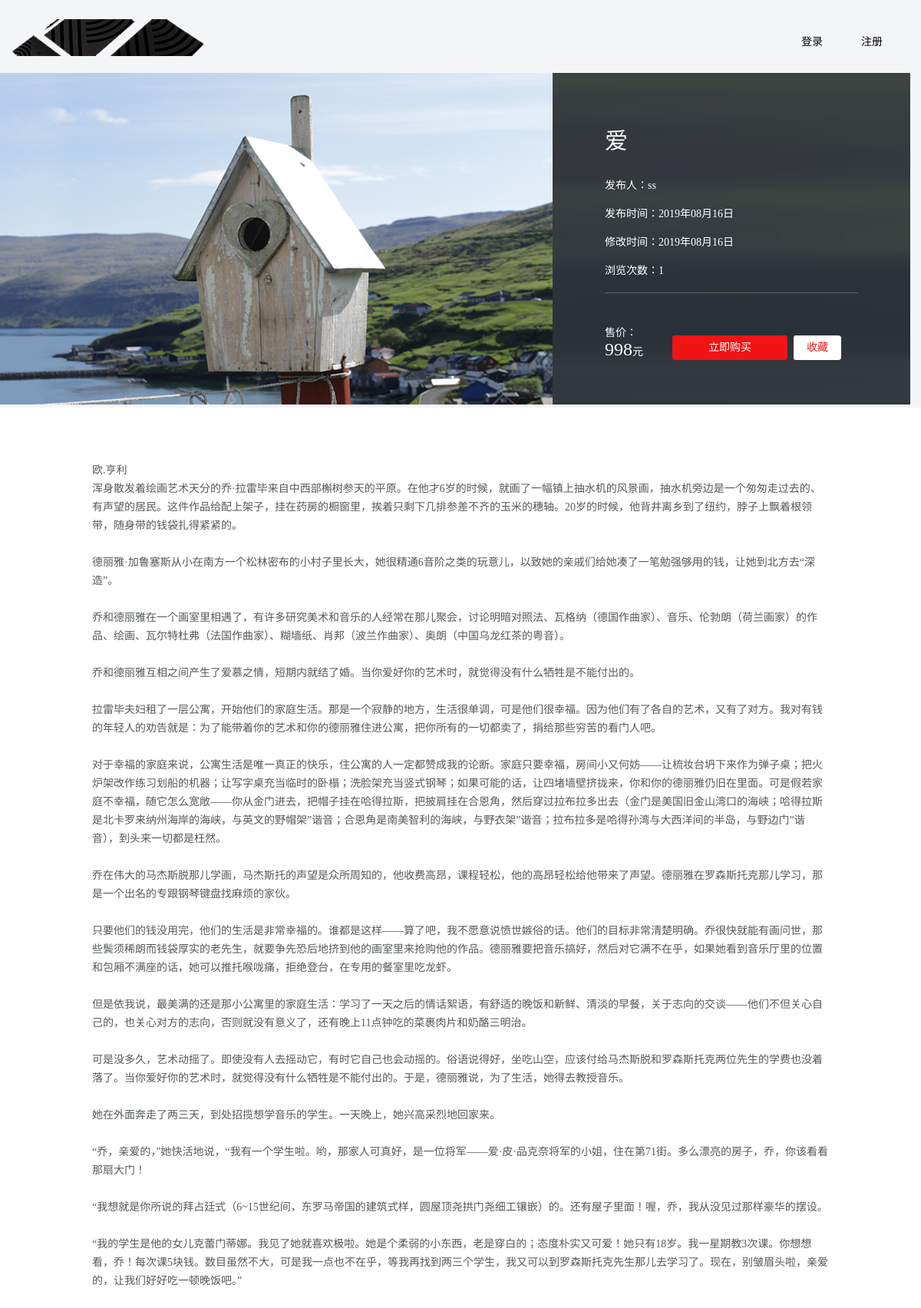
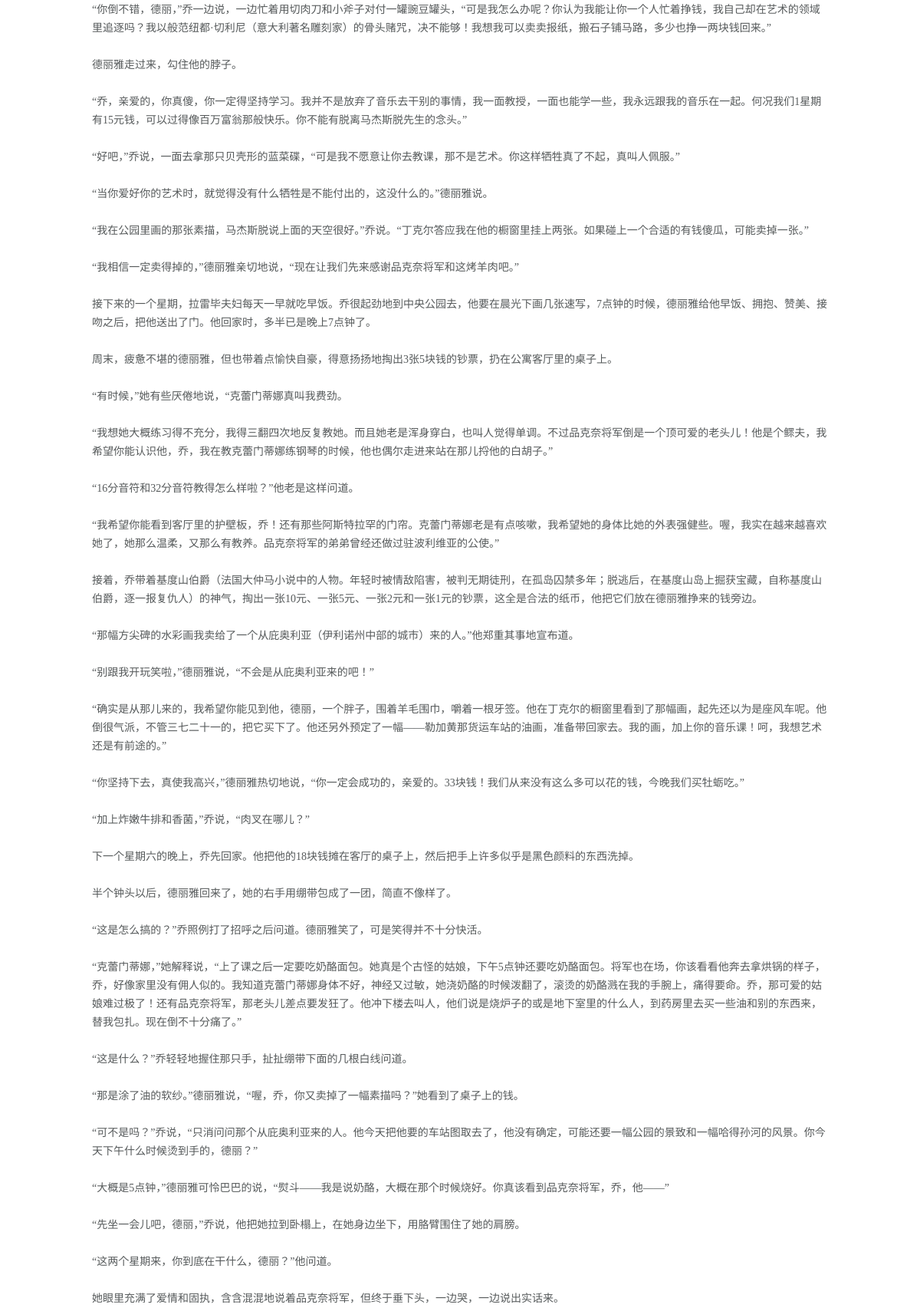
The page /detail.php?id=24 (upper part) on the database its author committed (2 pictures, top to bottom).
### tables this page shows
CREATE TABLE `im_goods` (
  `id` int(11) NOT NULL AUTO_INCREMENT COMMENT '商品id',
  `goods_name` varchar(100) DEFAULT NULL COMMENT '商品名称',
  `price` int(11) DEFAULT NULL COMMENT '商品价格',
  `pic` varchar(255) DEFAULT NULL COMMENT '商品图片',
  `des` varchar(200) DEFAULT NULL COMMENT '商品简介',
  `content` longtext COMMENT '商品详细信息',
  `user_id` int(11) DEFAULT NULL COMMENT '用户id',
  `create_time` int(11) DEFAULT NULL COMMENT '发布时间',
  `update_time` int(11) DEFAULT NULL COMMENT '修改时间',
  `goods_view` int(11) DEFAULT NULL COMMENT '浏览次数',
  PRIMARY KEY (`id`)
);

CREATE TABLE `im_user` (
  `id` int(11) NOT NULL AUTO_INCREMENT COMMENT '主键id',
  `username` varchar(50) DEFAULT NULL COMMENT '用户名',
  `password` varchar(50) DEFAULT NULL COMMENT '密码',
  `create_time` int(11) DEFAULT NULL COMMENT '创建时间',
  PRIMARY KEY (`id`)
);

### lib/fun.php (called while the page is built, shortened)
<?php
function checkLogin()
{
    if(!isset($_SESSION['user']) || empty($_SESSION['user']))
    {
        return false;
    }
    return true;
}

### detail.php (the view, shortened to what this page needs)
<?php
include_once './lib/fun.php';
if($login = checkLogin())
{
    $user = $_SESSION['user'];
}
$goodsId = isset($_GET['id']) && is_numeric($_GET['id'])?intval($_GET['id']):'';
$sql = "SELECT * FROM im_goods WHERE id = '{$goodsId}'";
$obj = mysql_query($sql);
if(!$goods = mysql_fetch_assoc($obj))
{
    msg(2,'东西不存在','index.php');
}
$sql = "SELECT * FROM im_user WHERE id = '{$goods['user_id']}'";
$obj = mysql_query($sql);
$user = mysql_fetch_assoc($obj);
?>
<!DOCTYPE html>
<html lang="en">
<head>
    <link rel="stylesheet" type="text/css" href="./static/css/common.css" />
    <link rel="stylesheet" type="text/css" href="./static/css/detail.css" />
</head>
<body class="bgf8">
<div class="header">
    <div class="logo f1">
        <img src="./static/image/logo.png">
    </div>
    <div class="auth fr">
        <ul>
            <?php if($login):?>
                <li><span>管理员: <?php echo $user['username'] ?></span></li>
                <li><a href="publish.php">发布</a></li>
                <li><a href="login_out.php">退出</a></li>
            <?php else: ?>
                <li><a href="login.php">登录</a></li>
                <li><a href="register.php">注册</a></li>
            <?php endif; ?>
    </div>
</div>
<div class="content">
    <div class="section" style="margin-top:20px;">
        <div class="width1200">
            <div class="fl"><img src="<?php echo $goods['pic']?>" width="720px" height="432px"/></div>
            <div class="fl sec_intru_bg">
                <dl>
                    <dt><?php echo $goods['goods_name']?></dt>
                    <dd>
                        <p>发布人：<span><?php echo $user['username']?></span></p>
                        <p>发布时间：<span><?php echo date('Y年m月d日',$goods['create_time'])?></span></p>
                        <p>修改时间：<span><?php echo date('Y年m月d日',$goods['update_time'])?></span></p>
                        <p>浏览次数：<span><?php echo $goods['goods_view']?></span></p>
                    </dd>
                </dl>
                <ul>
                    <li>售价：<br/><span class="price"><?php echo $goods['price']?></span>元</li>
                    <li class="btn"><a href="javascript:;" class="btn btn-bg-red" style="margin-left:38px;">立即购买</a></li>
                    <li class="btn"><a href="javascript:;" class="btn btn-sm-white" style="margin-left:8px;">收藏</a></li>
                </ul>
            </div>
        </div>
    </div>
    <div class="secion_words">
        <div class="width1200">
            <div class="secion_wordsCon">
                <?php echo $goods['content']?>
            </div>
        </div>
    </div>
</div>
</body>
</html>

### static/css/common.css (style rules this page uses)
* { margin:0; padding:0; }
body { font-size:14px;font-family:"microsoft YaHei"; background:#f4f5f7; }
a { text-decoration:none; }
.fl { float:left; }
.fr { float:right; }
.header { overflow: hidden; width:1200px; height: 50px; margin:25px auto 0 auto; }
.header .logo { width:300px; float:left; }
.header .auth { float:right; }
.header ul { list-style: none;overflow: hidden;line-height:60px; }
.header ul li { float:left;margin-right:50px; }
.header ul li a { color:#000; }
.content { width: 1200px; height:auto; margin: 0 auto; margin-top:20px; }

### static/css/detail.css (style rules this page uses)
.width1200 { width:1200px; margin:auto; overflow:hidden }
.btn { border-radius:3px; -moz-border-radius:3px; -ms-border-radius:3px; -o-border-radius:3px; -webkit-border-radius:3px; text-align:center; }
.btn-bg-red { display:inline-block; width:150px; height:32px; line-height:32px; background-color:#f01414; color:#fff; }
.btn-sm-white { display:inline-block; width:62px; height:32px; line-height:32px; background-color:#fff; color:#f01414; }
.section .sec_intru_bg { background:url(../image/details_01.png) no-repeat center; width:330px; height:368px; color:#fff; padding-top:64px; padding-left:68px; padding-right:68px; font-size:14px; }
.section .sec_intru_bg dl { border-bottom:1px solid #596364; padding-bottom:10px; margin-bottom:40px; }
.section .sec_intru_bg dt { font-size:30px; margin-bottom:20px; }
.section .sec_intru_bg dd { line-height:37px; }
.section .sec_intru_bg ul { overflow:hidden; }
.section .sec_intru_bg ul li { float:left;overflow:hidden; }
.section .sec_intru_bg ul li.btn { margin-top:15px; }
.section .sec_intru_bg ul li span.price { font-size:24px; }
.secion_words .width1200 { box-shadow:0px 4px 3px -2px #d1d1d2; }
.secion_wordsCon { background-color:#fff; padding:70px 120px; font-size:14px; color:#55595a; line-height:24px; box-shadow: 2px 4px 6px #000; }

### rows shown on the page
im_goods: pic (picture), goods_name "爱", create_time "2019年08月16日", update_time "2019年08月16日", goods_view "1", price "998", content "欧.亨利 浑身散发着绘画艺术天分的乔·拉雷毕来自中西部槲树参天的平原。在他才6岁的时候，就画了一幅镇上抽水机的风景画，抽水机旁边是一个匆匆走过去的、有声望的居民。这件作品给配上架子，挂在药房的橱窗里，挨着只剩下几排参差不齐的玉米的穗轴。20岁的时候，他背井离乡到了纽约，脖子上飘着根领带，随身带的钱袋扎得紧紧的。 德丽雅·加鲁塞斯从小在南方一个松林密布的小村子里长大，她很精通6音阶之类的玩意儿，以致她的亲戚们给她凑了一笔勉强够用的钱，让她到北方去“深造”。 乔和德丽雅在一个画室里相遇了，有许多研究美术和音乐的人经常在那儿聚会，讨论明暗对照法、瓦格纳（德国作曲家）、音乐、伦勃朗（荷兰画家）的作品、绘画、瓦尔特杜弗（法国作曲家）、糊墙纸、肖邦（波兰作曲家）、奥朗（中国乌龙红茶的粤音）。 乔和德丽雅互相之间产生了爱慕之情，短期内就结了婚。当你爱好你的艺术时，就觉得没有什么牺牲是不能付出的。 拉雷毕夫妇租了一层公寓，开始他们的家庭生活。那是一个寂静的地方，生活很单调，可是他们很幸福。因为他们有了各自的艺术，又有了对方。我对有钱的年轻人的劝告就是：为了能带着你的艺术和你的德丽雅住进公寓，把你所有的一切都卖了，捐给那些穷苦的看门人吧。…"
im_user: username "ss"
